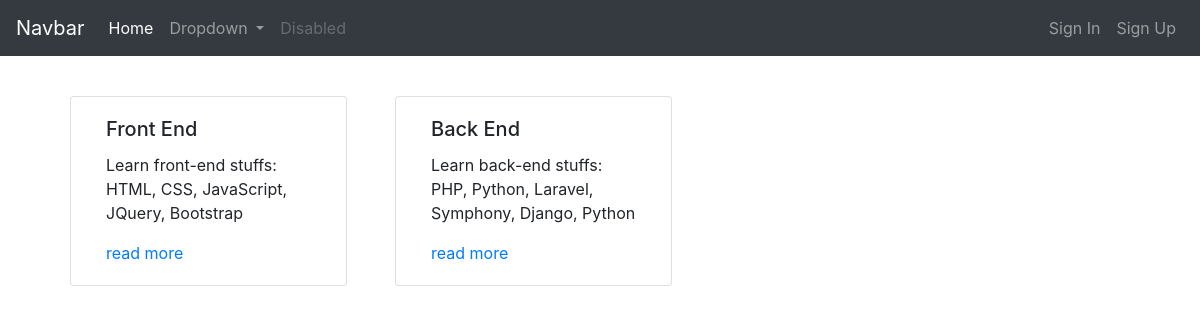
The page / on the database its author committed.
### tutorial/models.py (models this page shows, shortened)
class TutorialCategory(models.Model):
    category_title = models.CharField(max_length=150)
    category_summary = models.CharField(max_length=150)
    category_slug = models.SlugField(default=1, blank=True)
    class Meta:
        verbose_name_plural = 'Categories'

### tutorial/views.py (the view)
# urls.py: path('', views.home_page, name='home'),
def home_page(request):
    return render(request=request, template_name='tutorial/home.html', context={'tutorials': TutorialCategory.objects.all()})

### tutorial/templates/tutorial/home.html (shortened to what this page needs)
{% extends 'tutorial/base.html' %}
{% block content %}
<div class="collection">
    <div class="d-flex flex-wrap">
        {% for tutorial in tutorials %}
        <div class="card col-lg-3 col-md-4 col-sm-12 m-4" style="width: 18rem;">
            <div class="card-body">
                <h5 class="card-title">{{ tutorial.category_title }}</h5>
                <p class="card-text">{{ tutorial.category_summary }}</p>
                <a class='card-link' href="{% url 'tutorial:single_slug' tutorial.category_slug %}">
                    read more</a>
            </div>
        </div>
        {% endfor %}
    </div>
    {% endblock content %}

### rows shown on the page
TutorialCategory: category_title "Front End", category_summary "Learn front-end stuffs: HTML, CSS, JavaScript, JQuery, Bootstrap"
TutorialCategory: category_title "Back End", category_summary "Learn back-end stuffs: PHP, Python, Laravel, Symphony, Django, Python"
